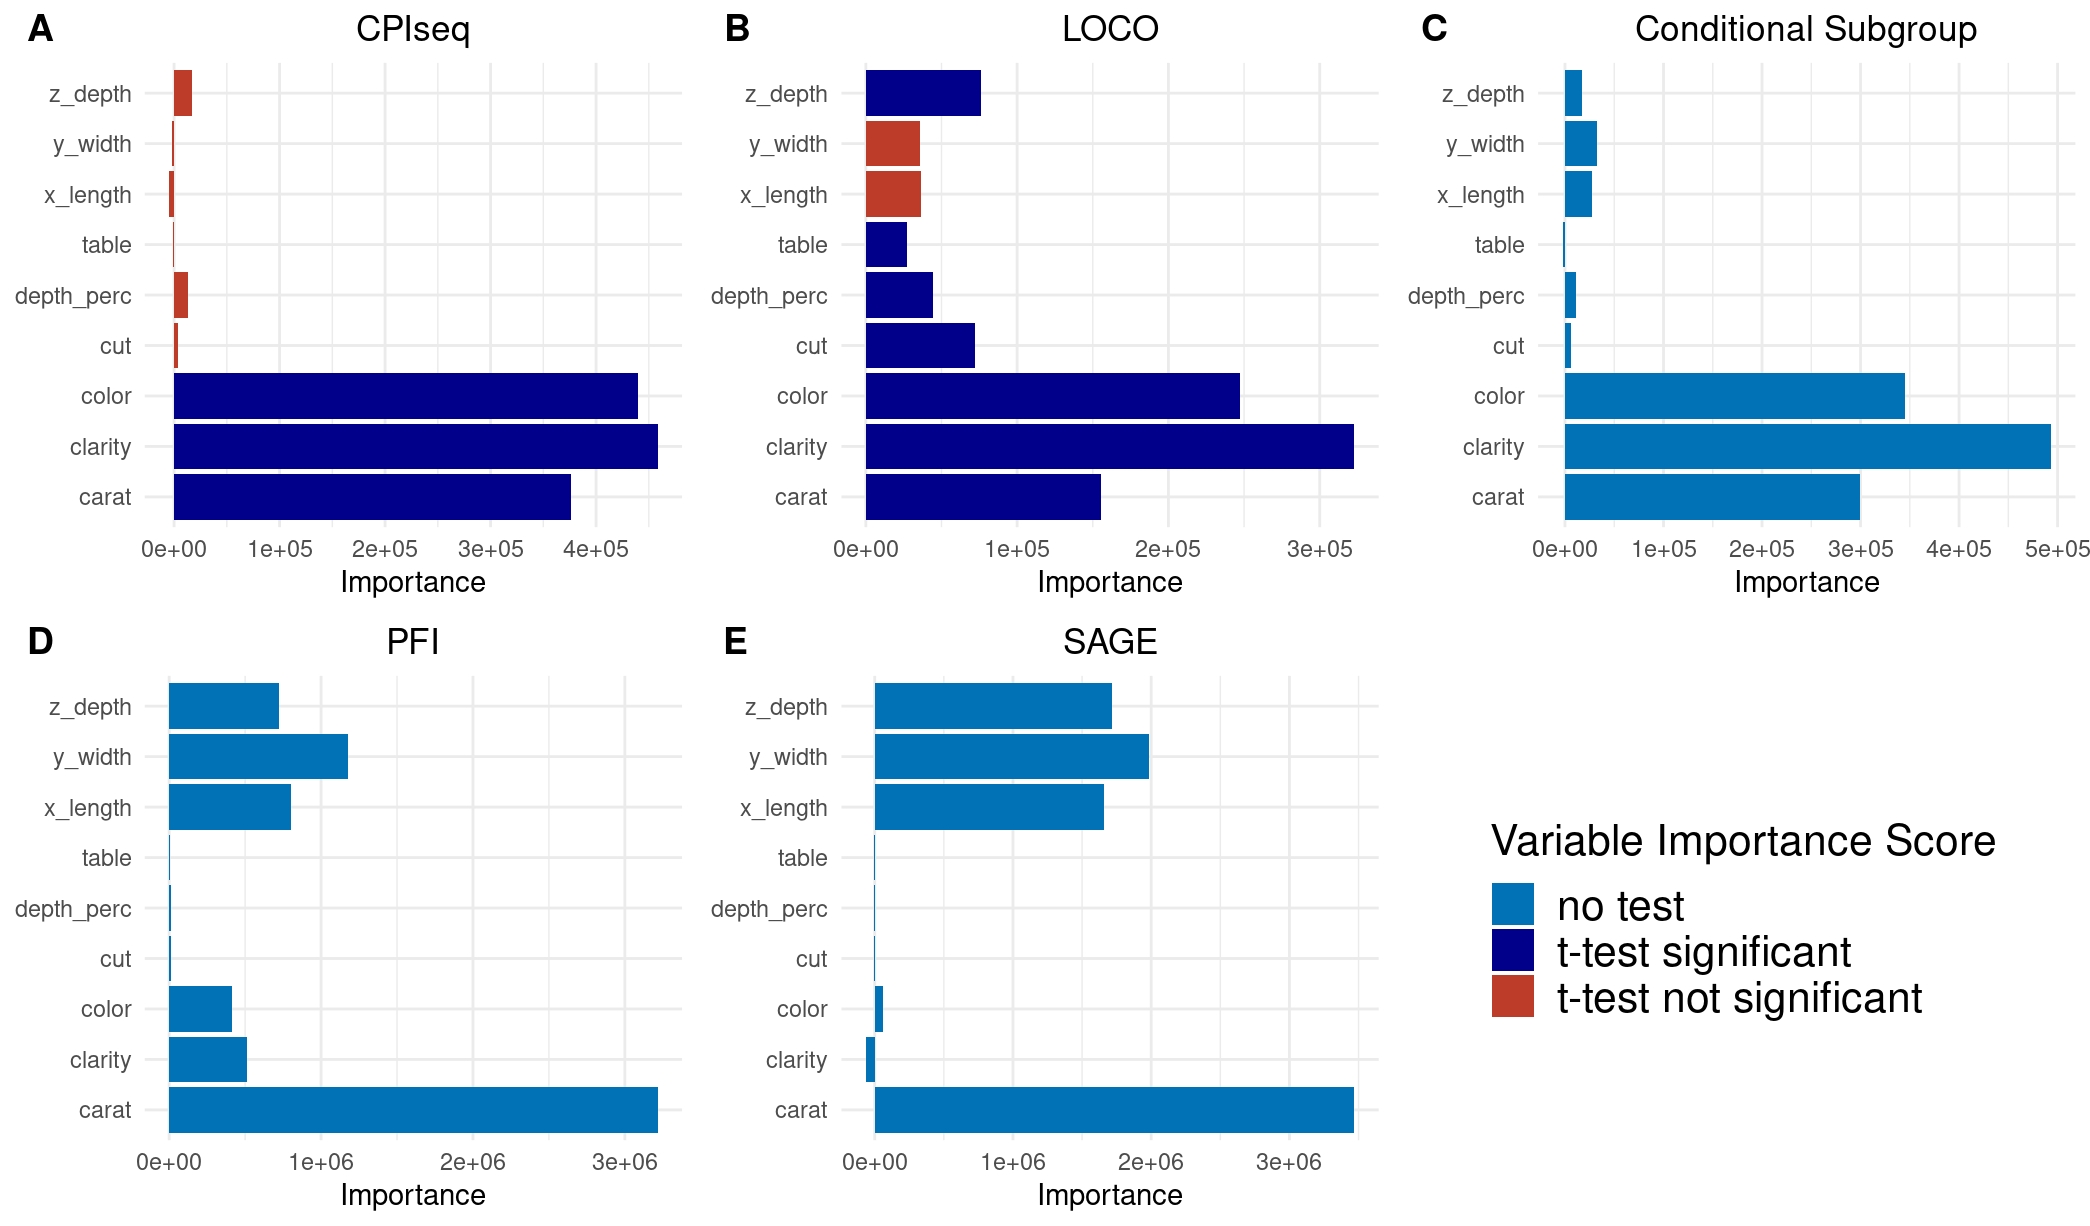

This chart was generated by the following R code:
set.seed(1)

library(farff)
library(iml)
library(cs)
library(cpi)
library(fastDummies)
library(cowplot)
library(reticulate)
library(dplyr)

df = readARFF("./real_data/diamonds_data/dataset.arff")
df = df[which(abs(df$x - df$y) < 0.02),]

# rename variables
df = df %>% dplyr::rename(depth_perc = depth, x_length = x, y_width = y, z_depth = z, y = price)


# split train test set
train_id <- sample(1:nrow(df), size = (2/3) * nrow(df))

train <- df[train_id,]
test <- df[-train_id,]

# preprare for model training
my_learner <- lrn("regr.ranger", predict_type = "response")
my_task <- as_task_regr(x = train, target = "y") 
my_measure <- msr("regr.mse")
my_loss <- Metrics::mse
my_loss_instance <-  Metrics::se

###############
# Variable Importance measures
###############

# CPI sequential knockoffs
res_cpi_seq <- cpi(task = my_task,
                   learner = my_learner,
                   resampling = "none",
                   log = FALSE, 
                   test_data = test,
                   knockoff_fun = seqknockoff::knockoffs_seq,
                   test = "t")
res_cpi_seq$feature = res_cpi_seq$Variable
res_cpi_seq$importance = res_cpi_seq$CPI
res_cpi_seq$holm = p.adjust(res_cpi_seq$p.value, "holm")


# train model, predict
fit <- my_learner$train(my_task)
pred <-  Predictor$new(fit, data = test, y = "y")

# validate model
fit$predict_newdata(newdata = test)$score(measures = msr("regr.mse")) ## MSE: 538157.1
fit$predict_newdata(newdata = test)$score(measures = msr("regr.rsq")) ## R squared: 0.9425527

# PFI
res_pfi =  iml::FeatureImp$new(predictor = pred, loss = my_loss, compare = "difference", n.repetitions = 5)$results 

# SAGE
source("./sim_FI_comparison/SAGE_R_efficient.R")
# rename target to "y"
res_sage <- data.frame("importance" = sage(model = fit, data = test, target = "y", loss = my_loss_instance))
res_sage$feature <- rownames(res_sage)
##


# cond. subgroup
# 1. fit tree
feature_names = setdiff(colnames(train), "y")
my_ctrl = partykit::ctree_control(maxdepth = 10, minbucket = 50) # 10, 50
my_conds = cs::fit_conditionals(data = train[, feature_names], ctrl = my_ctrl, type = "trtf")
# 2. caclulate cPFI 
# res = grouped_pfi(pred = pred, loss = model$loss_instance , conds = my_conds, repetitions = 5) # it's not the instance wise loss but just for 
res_cs = cs::grouped_pfi(pred = pred, loss = my_loss , conds = my_conds, repetitions = 5) 


# LOCO
#full_fit <- my_learner$train(my_task)
full_pred <-  fit$predict_newdata(newdata = test)
full_loss <-  full_pred$score(measures = my_measure)
full_loss = (test$y - full_pred$response)^2
# find "y"
s = 1:ncol(train)
s = s[!s %in% which(colnames(train) == "y")]
# leave one out
# modify task:
res_loco <-  sapply(s, function(i) {
  my_loco_task <- as_task_regr(x = train[,-i], target = "y") 
  red_fit <- my_learner$train(my_loco_task)
  red_pred <- my_learner$predict_newdata(newdata = test[,-i])                 
  #red_loss <- red_pred$score(measures = my_measure)
  red_loss = (test$y - red_pred$response)^2
  delta <- red_loss - full_loss
  list(i = i, importance = mean(delta), feature =  colnames(train)[i], ttest = t.test(delta, alternative = 'greater')$p.value) 
}) 
res_loco = data.frame(t(res_loco))
res_loco$importance = as.numeric(res_loco$importance)
res_loco$feature = unlist(res_loco$feature)
res_loco$holm = p.adjust(res_loco$ttest, "holm")

# Boruta -- print results
library(Boruta)
print("Variables confirmed by Boruta for being relevant:")
Boruta(y ~ . , data = train, num.threads = 1)$finalDecision  
# --> Boruta does classify relevance of all variables as 'Confirmed'


## plot results

plt_cpi_seq <- ggplot(res_cpi_seq, aes(x= feature , y=importance, fill = holm < 0.05)) + scale_fill_manual(values = c("#BC3C29FF", "darkblue"))+
  geom_bar(stat='identity') + ggtitle("CPIseq")+ 
  coord_flip() +  labs(fill='CPIseq: Significant') +
  theme_minimal()+theme(plot.title = element_text(hjust = 0.5), legend.position="none",axis.title.y=element_blank(),
                        legend.title=element_text(size=12), 
                        legend.text=element_text(size=12))+ylab("Importance")
plt_loco <- ggplot(res_loco, aes(x= feature , y=importance,  fill = holm < 0.05)) + scale_fill_manual(values = c("#BC3C29FF", "darkblue"))+
  geom_bar(stat='identity') +ggtitle("LOCO")+
  coord_flip()+ xlab("")+
  theme_minimal()+theme(plot.title = element_text(hjust = 0.5),
                        axis.title.y=element_blank(),
                        #   axis.text.y =element_blank(),
                        #   axis.ticks.y=element_blank(),
                        legend.position="none")+ylab("Importance")

plt_cs <- ggplot(res_cs, aes(x= feature , y=importance, fill = "#0072B5FF"))  + scale_fill_manual(values = c( "#0072B5FF"))+
  geom_bar(stat='identity') +ggtitle("Conditional Subgroup")+
  coord_flip()+ xlab("")+
  theme_minimal()+theme(plot.title = element_text(hjust = 0.5),
                        axis.title.y=element_blank(),
                        #  axis.text.y =element_blank(),
                        #  axis.ticks.y=element_blank(),
                        legend.position="none")+ylab("Importance")
plt_pfi <- ggplot(res_pfi, aes(x= feature , y=importance, fill = "#0072B5FF"))  + scale_fill_manual(values = c("#0072B5FF"))+
  geom_bar(stat='identity') + ggtitle("PFI")+
  coord_flip()+ xlab("")+
  theme_minimal()+theme(plot.title = element_text(hjust = 0.5),
                        axis.title.y=element_blank(),
                        #  axis.text.y =element_blank(),
                        #  axis.ticks.y=element_blank(),
                        legend.position="none")+ylab("Importance")
plt_sage <- ggplot(res_sage, aes(x= feature , y=importance, fill = "#0072B5FF"))  + scale_fill_manual(values = c( "#0072B5FF"))+
  geom_bar(stat='identity') +ggtitle("SAGE")+
  coord_flip()+ xlab("")+
  theme_minimal() + theme(plot.title = element_text(hjust = 0.5),
                          axis.title.y=element_blank(),
                          #   axis.text.y =element_blank(),
                          #  axis.ticks.y=element_blank(),
                          legend.position="none")+ylab("Importance")

legend_dat <- data.frame(x = c(1,2,3), y = c(1,2,3), importance = c("t-test significant", "t-test not significant", "no test" ))

legend_plt <- ggplot(legend_dat, aes(x= x , y=y, fill = importance)) + scale_fill_manual(values = c("#0072B5FF" ,"darkblue","#BC3C29FF"),
                                                                                         breaks = c("no test", "t-test significant", "t-test not significant"))+
  geom_bar(stat='identity') + ggtitle("CPI sequential")+ 
  coord_flip() +  labs(fill='Variable Importance Score') +
  theme_minimal()+theme(plot.title = element_text(hjust = 0.5), legend.position="right",axis.title.y=element_blank(),
                        legend.title=element_text(size=16), 
                        legend.text=element_text(size=16))
legend_plt
legend <- cowplot::get_legend(legend_plt)
final_plot <- plot_grid(plt_cpi_seq,plt_loco, plt_cs,plt_pfi,plt_sage,legend, ncol = 3, rel_widths = c(.3,.3,.3),rel_heights = c(.5), labels =c("A", "B", "C", "D", "E"), label_x = c(0.02, 0.02,0.02) )
ggsave(final_plot, file="./real_data/diamonds.eps", device="eps")
res <- data.frame(bind_rows(res_cpi_seq, res_cs, res_loco, res_pfi, res_sage), method = rep(c("CPI", "CS", "LOCO", "PFI", "SAGE"), each = 9))
write.csv(apply(res,2,as.character), file = "./real_data/res_diamonds.csv")
